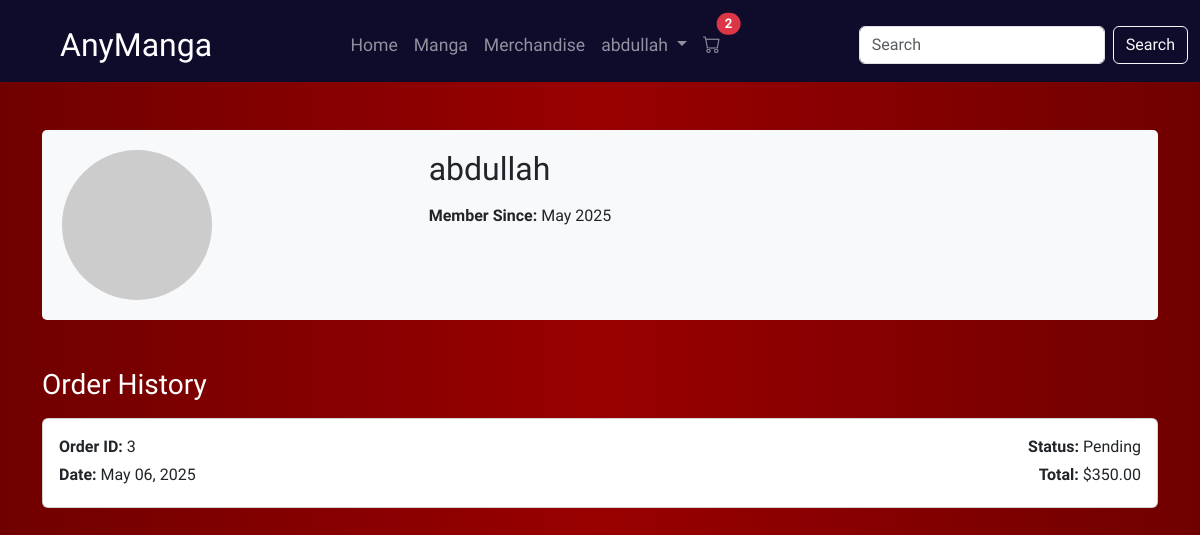
Page /order_history/ (signed in) on the earlier database version.
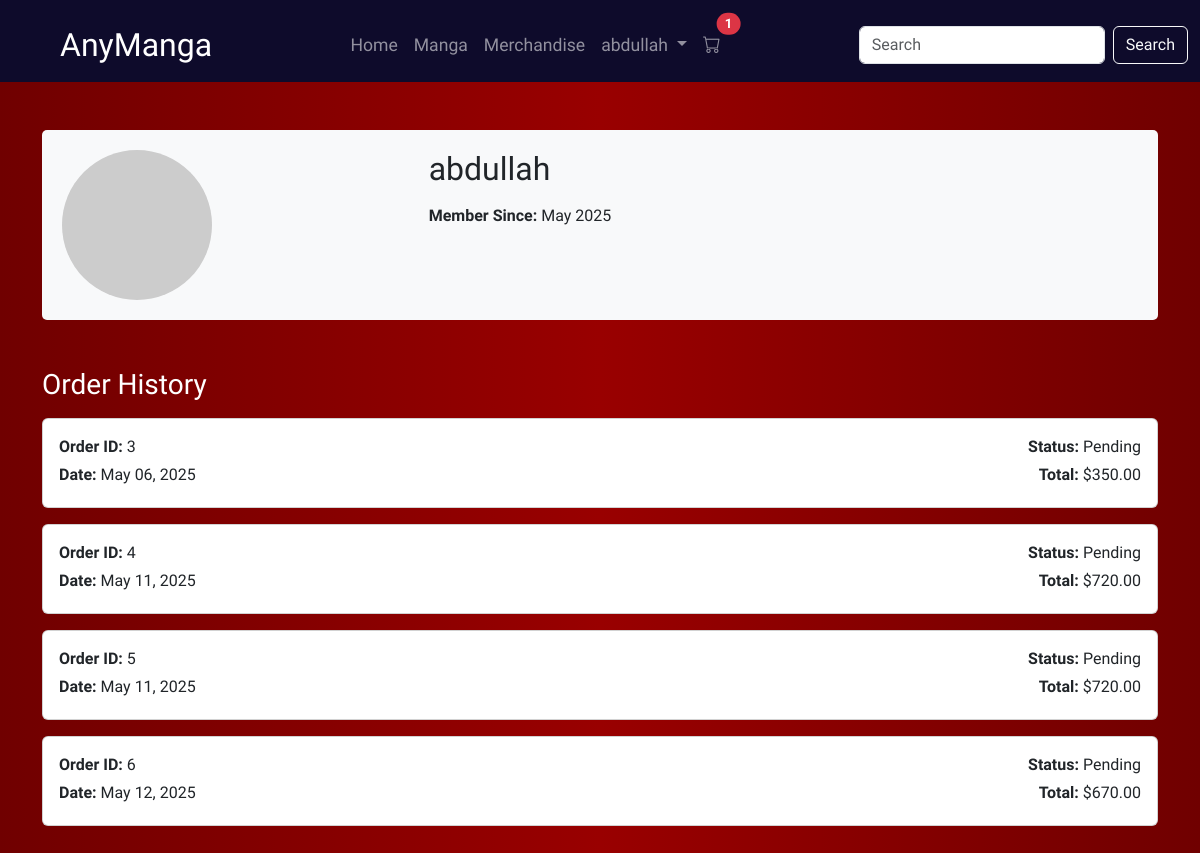
Same page on the later database version.
### myapp/models.py (models this page shows, shortened)
class Order(models.Model):
    user = models.ForeignKey(User, on_delete=models.SET_NULL, null=True, blank=True)
    payment = models.ForeignKey('Payment', on_delete=models.SET_NULL, null=True, blank=True)
    order_date = models.DateTimeField(auto_now_add=True)
    status = models.CharField(max_length=20, choices=[
        ('Pending', 'Pending'),
        ('Processing', 'Processing'),
        ('Shipped', 'Shipped'),
        ('Delivered', 'Delivered'),
        ('Cancelled', 'Cancelled'),
    ], default='Pending')
    total_amount = models.DecimalField(max_digits=10, decimal_places=2, default=0.00)
    shipping_address = models.TextField(blank=True, null=True)

### myapp/views.py (the view)
# urls.py: path('order_history/', myview.order_history, name='order_history'),
@login_required
def order_history(request):
    user = request.user
    orders = Order.objects.filter(user=user)  # Orders in reverse chronological order
    return render(request, 'myapp/order_history.html', {
        'orders': orders
    })

### myapp/context_processors.py (called while the page is built)
def cart_item_count(request):
    if request.user.is_authenticated:
        return {
            'cart_item_count': Cart.objects.filter(user=request.user).count()
        }
    return {
        'cart_item_count': 0
    }

### template/myapp/order_history.html (shortened to what this page needs)
{% extends 'base.html' %}
{% load static %}
{% block extra_head %}
<link rel="stylesheet" href="{% static 'css/order-history.css' %}">
{% endblock %}
{% block content %}
<div class="container my-5" >
  <div class="profile-header">
    <div class="row">
      <div class="col-md-4">
        <img src="https://via.placeholder.com/150" alt="Profile Picture" class="img-fluid rounded-circle">
      </div>
      <div class="col-md-8">
        <h2>{{ request.user.get_full_name|default:request.user.username }}</h2>
        <p><strong>Member Since:</strong> {{ request.user.date_joined|date:"F Y" }}</p>
      </div>
    </div>
  </div>
  <div class="order-history mt-5">
    <h3 style="color:#fff">Order History</h3>
    {% if orders %}
      {% for order in orders %}
      <div class="card my-3 p-3">
        <div class="row">
          <div class="col-md-6">
            <p class="mb-1"><strong>Order ID:</strong> {{ order.id }}</p>
            <p class="mb-1"><strong>Date:</strong> {{ order.order_date|date:"M d, Y" }}</p>
          </div>
          <div class="col-md-6 text-end">
            <p class="mb-1" ><strong>Status:</strong> {{ order.status }}</p>
            <p class="mb-1"><strong>Total:</strong> ${{ order.total_amount }}</p>
          </div>
        </div>
      </div>
      {% endfor %}
    {% else %}
      <p>You haven't placed any orders yet.</p>
    {% endif %}
  </div>
</div>
{% endblock %}

### template/navbar.html (shortened to what this page needs)
{% load static %}
   <link href="https://cdn.jsdelivr.net/npm/bootstrap@5.3.5/dist/css/bootstrap.min.css" rel="stylesheet">
<link href="https://cdn.jsdelivr.net/npm/bootstrap@5.3.5/dist/css/bootstrap.min.css" rel="stylesheet">
<link rel="stylesheet" href="https://cdn.jsdelivr.net/npm/bootstrap-icons@1.10.5/font/bootstrap-icons.css">
<link rel="stylesheet" href="{% static 'css/navbar.css' %}">
<nav class="navbar navbar-expand-lg navbar-dark pt-3 ps-5" style="background-color: #0e0b2b;">
  <div class="container-fluid">
    <a class="navbar-brand mx-auto" style="font-size:2rem;" href="{% url 'home' %}">AnyManga</a>
    <div class="collapse navbar-collapse" id="navbarSupportedContent">
      <ul class="navbar-nav mx-auto mb-2 mb-lg-0" style="font-size:1.1rem;">
        <li class="nav-item" >
          <a class="nav-link {% if request.path == '/' %}active{% endif %}" href="{% url 'home' %}">Home</a>
        </li>
        <li class="nav-item">
          <a class="nav-link {% if request.path == '/manga/' %}active{% endif %}" href="{% url 'manga' %}">Manga</a>
        </li>
        <li class="nav-item">
          <a class="nav-link {% if request.path == '/merch/' %}active{% endif %}" href="{% url 'merch' %}">Merchandise</a>
        </li>
        {% if request.user.is_authenticated %}
        <li class="nav-item dropdown">
          <a class="nav-link dropdown-toggle" href="#" id="userDropdown" role="button" data-bs-toggle="dropdown"
            aria-expanded="false">
            {{ request.user.username }}
          </a>
        </li>
        <li class="nav-item position-relative">
          <a class="nav-link" href="{% url 'view_cart' %}">
            <i class="bi bi-cart"></i>
            {% if cart_item_count > 0 %}
              <span class="position-absolute top-0 start-100 translate-middle badge rounded-pill bg-danger">
                {{ cart_item_count }}
              </span>
            {% endif %}
          </a>
        </li>
        {% else %}
        <li class="nav-item">
          <a class="nav-link {% if request.path == '/login/' %}active{% endif %}" href="{% url 'login_view' %}">Login</a>
        </li>
        {% endif %}
      </ul>
      <form class="d-flex" role="search">
        <input class="form-control me-2" type="search" placeholder="Search" aria-label="Search">
        <button class="btn btn-outline-light" type="submit">Search</button>
      </form>
     </div>
   </div>
</nav>

Differences in the rows shown:
added Order: id "4", order_date "May 11, 2025", status "Pending", total_amount "720.00"
added Order: id "5", order_date "May 11, 2025", status "Pending", total_amount "720.00"
added Order: id "6", order_date "May 12, 2025", status "Pending", total_amount "670.00"
Other differences:
{{ cart_item_count }}: "2" → "1"
